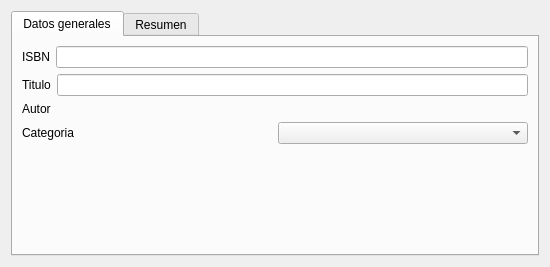
<?xml version="1.0" encoding="UTF-8"?>
<ui version="4.0">
 <class>Form</class>
 <widget class="QWidget" name="Form">
  <property name="geometry">
   <rect>
    <x>0</x>
    <y>0</y>
    <width>550</width>
    <height>267</height>
   </rect>
  </property>
  <property name="windowTitle">
   <string>Form</string>
  </property>
  <layout class="QGridLayout" name="gridLayout">
   <item row="0" column="0">
    <widget class="QTabWidget" name="tabWidget">
     <property name="currentIndex">
      <number>0</number>
     </property>
     <widget class="QWidget" name="tab">
      <attribute name="title">
       <string>Datos generales</string>
      </attribute>
      <layout class="QVBoxLayout" name="verticalLayout">
       <item>
        <layout class="QHBoxLayout" name="horizontalLayout">
         <item>
          <widget class="QLabel" name="label23">
           <property name="text">
            <string>ISBN</string>
           </property>
           <property name="buddy">
            <cstring>mui_isbnlibro</cstring>
           </property>
          </widget>
         </item>
         <item>
          <widget class="QLineEdit" name="mui_isbnlibro"/>
         </item>
        </layout>
       </item>
       <item>
        <layout class="QHBoxLayout" name="horizontalLayout_2">
         <item>
          <widget class="QLabel" name="label_2">
           <property name="text">
            <string>Titulo</string>
           </property>
           <property name="buddy">
            <cstring>mui_titulolibro</cstring>
           </property>
          </widget>
         </item>
         <item>
          <widget class="QLineEdit" name="mui_titulolibro"/>
         </item>
        </layout>
       </item>
       <item>
        <layout class="QHBoxLayout" name="horizontalLayout_3">
         <item>
          <widget class="QLabel" name="label_3">
           <property name="text">
            <string>Autor</string>
           </property>
          </widget>
         </item>
         <item>
          <widget class="BlSearchWidget" name="mui_idautor" native="true"/>
         </item>
        </layout>
       </item>
       <item>
        <layout class="QHBoxLayout" name="horizontalLayout_4">
         <item>
          <widget class="QLabel" name="label_4">
           <property name="text">
            <string>Categoria</string>
           </property>
           <property name="buddy">
            <cstring>mui_idcategorialibro</cstring>
           </property>
          </widget>
         </item>
         <item>
          <widget class="BlComboBox" name="mui_idcategorialibro"/>
         </item>
        </layout>
       </item>
       <item>
        <spacer name="verticalSpacer">
         <property name="orientation">
          <enum>Qt::Vertical</enum>
         </property>
         <property name="sizeHint" stdset="0">
          <size>
           <width>20</width>
           <height>109</height>
          </size>
         </property>
        </spacer>
       </item>
      </layout>
     </widget>
     <widget class="QWidget" name="tab_2">
      <attribute name="title">
       <string>Resumen</string>
      </attribute>
      <layout class="QGridLayout" name="gridLayout_2">
       <item row="0" column="0">
        <widget class="QTextEdit" name="mui_resumenlibro"/>
       </item>
      </layout>
     </widget>
    </widget>
   </item>
  </layout>
 </widget>
 <customwidgets>
  <customwidget>
   <class>BlComboBox</class>
   <extends>QComboBox</extends>
   <header>blcombobox.h</header>
  </customwidget>
  <customwidget>
   <class>BlSearchWidget</class>
   <extends>QWidget</extends>
   <header>blsearchwidget.h</header>
   <container>1</container>
  </customwidget>
 </customwidgets>
 <resources/>
 <connections/>
</ui>
